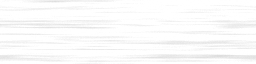
#> input picture android/app/src/main/assets/tex/brushed.png, 256 x 64 px
$ python -i theme.py   (imports and definitions only)
#> lines starting #> are read from the running program, lines starting #| are printed output that depends on the picture
#> further down, picture is the input picture: PIL image 256x64 RGBA; mean R, G, B, A 129.4, 129.4, 129.4, 10.4
# -*- coding: utf-8 -*-
"""
为每张图计算「日历主题」：
  - 画面最空的区域（日历摆放位置）
  - 主色、点缀色、文字深浅
  - 日历风格：minimal 极简 / glass 玻璃 / magazine 杂志 / band 色带 / paper 宣纸
按横屏 4:3（iPad 1024×768）的居中裁切来分析。
"""
import colorsys

from PIL import Image, ImageFilter, ImageStat

GRID_W, GRID_H = 128, 96

# 候选区域（屏幕比例 x0, y0, x1, y1）
REGIONS = {
    "tl": (0.03, 0.05, 0.42, 0.58),
    "tr": (0.58, 0.05, 0.97, 0.58),
    "bl": (0.03, 0.42, 0.42, 0.95),
    "br": (0.58, 0.42, 0.97, 0.95),
    "l": (0.0, 0.0, 0.40, 1.0),
    "r": (0.60, 0.0, 1.0, 1.0),
    "b": (0.0, 0.66, 1.0, 1.0),
}
CORNERS = ("tl", "tr", "bl", "br")


def _crop_43(img):
    w, h = img.size
#> w = 256; h = 64
    if w / h > 4 / 3:
        nw = int(h * 4 / 3)
#> nw = 85
        x = (w - nw) // 2
#> x = 85
        return img.crop((x, 0, x + nw, h))
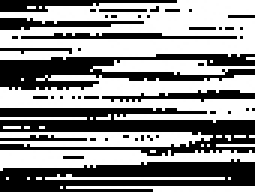
#> returned value: PIL image 85x64 RGB (shown 3 times larger); min 0, max 255, mean 142.1
    nh = int(w * 3 / 4)
    y = (h - nh) // 2
    return img.crop((0, y, w, y + nh))


def _box(r):
    x0, y0, x1, y1 = REGIONS[r]
    return (int(x0 * GRID_W), int(y0 * GRID_H), int(x1 * GRID_W), int(y1 * GRID_H))


def _hex(rgb):
    return "#%02x%02x%02x" % tuple(max(0, min(255, int(round(c)))) for c in rgb)


def _hls_to_hex(h, l, s):
    return _hex(tuple(c * 255 for c in colorsys.hls_to_rgb(h, l, s)))


def _lum(rgb):
    r, g, b = [c / 255.0 for c in rgb]
    return 0.299 * r + 0.587 * g + 0.114 * b


def analyze(img):
    """返回图像特征（未决定风格）。"""
    crop = _crop_43(img.convert("RGB")).resize((GRID_W, GRID_H), Image.LANCZOS)
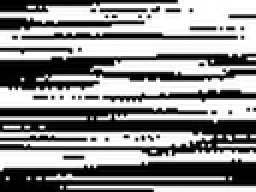
#> crop: PIL image 128x96 RGB (shown 2 times larger); min 0, max 255, mean 141.4
    gray = crop.convert("L")
    edges = gray.filter(ImageFilter.FIND_EDGES).filter(ImageFilter.BoxBlur(1))
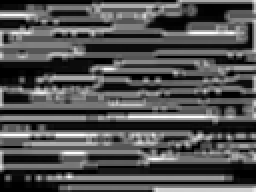
#> edges: PIL image 128x96 L (shown 2 times larger); min 0, max 255, mean 81.6
    hsv = crop.convert("HSV")
#> hsv: PIL image 128x96 HSV; mean H, S, V 0, 0, 141.4

    feats = {}
    for r in REGIONS:
        b = _box(r)
        e = ImageStat.Stat(edges.crop(b)).mean[0]
        st = ImageStat.Stat(gray.crop(b))
        feats[r] = {"edge": e, "lum": st.mean[0], "std": st.stddev[0]}
#> this loop made 7 passes
#> e on passes 1 to 7: 84.25, 77.02, 86.03, 80, 79.93, 81.31, 82.02
#> after the loop, feats = 7 items

    # 调色板
    q = crop.quantize(colors=8, method=Image.Quantize.MEDIANCUT)
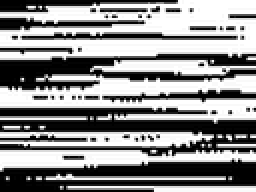
#> q: PIL image 128x96 P (shown 2 times larger); min 0, max 255, mean 140.4
    pal = q.getpalette()
#> pal = [255, 255, 255, 249, 249, 249, 218, 218, 218, 142, 142, 142, 87, 87, 87, 25, 25, 25, 4, 4, 4, 0, 0, 0]
    colors = sorted(q.getcolors(), reverse=True)
#> colors = [(3568, 0), (2517, 7), (1307, 1), (1271, 2), (1158, 5), (995, 6), (933, 3), (539, 4)]
    dominant = tuple(pal[colors[0][1] * 3: colors[0][1] * 3 + 3])
#> dominant = (255, 255, 255)
    best, best_score = None, -1
    for count, idx in colors:
        rgb = tuple(pal[idx * 3: idx * 3 + 3])
        h, l, s = colorsys.rgb_to_hls(*[c / 255.0 for c in rgb])
        score = count * (s ** 1.4) * (1 - abs(l - 0.5))
        if score > best_score:
            best_score, best = score, (h, l, s)
#> this loop made 8 passes
#> (count, idx, rgb, l, best_score, best) on pass 1: (3568, 0, (255, 255, 255), 1, 0, (0, 1, 0))
#> (count, idx, rgb, l) on passes 2 to 7: (2517, 7, (0, 0, 0), 0), (1307, 1, (249, 249, 249), 0.976), (1271, 2, (218, 218, 218), 0.855), (1158, 5, (25, 25, 25), 0.098), (995, 6, (4, 4, 4), 0.0157), (933, 3, (142, 142, 142), 0.557)
#> after the loop, best_score = 0
    sat = ImageStat.Stat(hsv.split()[1]).mean[0] / 255.0
#> sat = 0
    return {"regions": feats, "dominant": dominant, "vivid": best, "sat": sat, "light": analyze_light(crop)}


def analyze_light(crop):
    """
    画面里的「光」：光源位置、强弱、高光颜色、阴影颜色。
    日历卡片的投影方向、边缘高光、阴影着色都按它来，让卡片像真的放在这张照片的光线里。
      lx, ly  光源在画面中的位置（0-1，取模糊后最亮的那一处：太阳、月亮、天光）
      k       光的方向性（0 几乎是漫射光，1 是一盏很亮的灯）
      hl      高光颜色（最亮的那部分画面的颜色，向白色靠拢）
      sh      阴影颜色（最暗的那部分画面的颜色，压深）
    """
    small = crop.resize((64, 48), Image.LANCZOS)
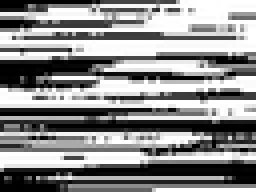
#> small: PIL image 64x48 RGB (shown 4 times larger); min 0, max 255, mean 140.9
    blur = small.filter(ImageFilter.GaussianBlur(3)).convert("L")
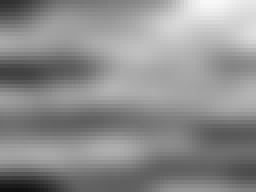
#> blur: PIL image 64x48 L (shown 4 times larger); min 17, max 248, mean 140.7
    w, h = blur.size
#> w = 64; h = 48
    data = list(blur.getdata())
#> data = 3072 values, max 248 at index 52, min 17 at index 3008, mean 140.7
    peak = max(data)
#> peak = 248
    pi = data.index(peak)
#> pi = 52
    lx, ly = (pi % w + 0.5) / w, (pi // w + 0.5) / h
#> lx = 0.82; ly = 0.0104
    # 峰值附近有一片差不多亮的区域时，取它们的重心，避免光源落在某个孤立的亮点上
    near = [(i, v) for i, v in enumerate(data) if v >= peak - 6]
#> near = [(50, 246), (51, 247), (52, 248), (53, 248), (54, 247), (55, 245), (56, 242), (114, 243), (115, 244), (116, 245), (117, 245), (118, 243), (119, 242)]
    tw = sum(v - peak + 7 for _, v in near)
#> tw = 52
    lx = sum(((i % w + 0.5) / w) * (v - peak + 7) for i, v in near) / tw
#> lx = 0.827
    ly = sum(((i // w + 0.5) / h) * (v - peak + 7) for i, v in near) / tw
#> ly = 0.0168
    mean = sum(data) / len(data)
#> mean = 140.7
    k = max(0.12, min(1.0, (peak - mean) / 120.0))
#> k = 0.894

    px = list(small.getdata())
#> px = 3072 items, first 6: (1, 1, 1), (1, 1, 1), (1, 1, 1), (1, 1, 1), (1, 1, 1), (1, 1, 1)
    lum = [0.299 * r + 0.587 * g + 0.114 * b for r, g, b in px]
#> lum = 3072 values, max 255 at index 45, min 0 at index 6, mean 140.9
    order = sorted(range(len(px)), key=lambda i: lum[i])
#> order = 3072 values, max 3071 at index 3071, min 0 at index 321, mean 1535.5
    n = len(order)
#> n = 3072

    def avg(ids):
        return tuple(sum(px[i][c] for i in ids) / max(1, len(ids)) for c in range(3))

    bright = avg(order[int(n * 0.96):])
#> bright = (255, 255, 255)
    dark = avg(order[:int(n * 0.28)])
#> dark = (14.05, 14.05, 14.05)
    m = max(bright) or 1.0
#> m = 255
    hl = tuple(min(255, c * 255.0 / m) for c in bright)          # 亮度拉满，只保留色相
#> hl = (255, 255, 255)
    hl = tuple(c * 0.62 + 255 * 0.38 for c in hl)                # 向白色靠拢
    dm = max(dark)
#> dm = 14.05
    sh = tuple(c * (46.0 / dm if dm > 46 else 1.0) * 0.8 for c in dark)   # 压到很深，但留着一点色
#> sh = (11.24, 11.24, 11.24)
    return {"x": lx, "y": ly, "k": k, "hl": _hex(hl), "sh": _hex(sh)}


# [96 lines left out: functions _accent, _band_color, _paper_color, assign, _quiet_map, not called in this run]


def _wall_color(dominant):
    h, l, s = colorsys.rgb_to_hls(*[c / 255.0 for c in dominant])
    return _hls_to_hex(h, 0.3, min(s, 0.3))


# [29 lines left out: function _theme_for, not called in this run]

>>> from PIL import Image
>>> picture = Image.open('../android/app/src/main/assets/tex/brushed.png')
>>> result = analyze(picture)
#> result = 5 items

$ run again, on android/app/src/main/assets/tex/grain.png
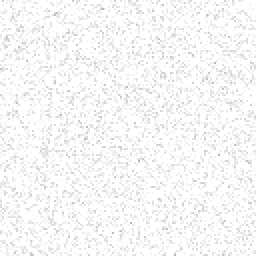
#> input picture android/app/src/main/assets/tex/grain.png, 128 x 128 px (shown 2 times larger)
#> picture is the input picture: PIL image 128x128 RGBA; mean R, G, B, A 128.1, 128.1, 128.1, 16.3
#> in _crop_43, `return img.crop((0, y, w, y + nh))`:
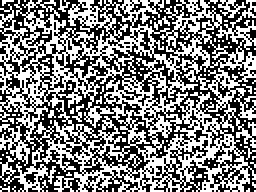
#> returned value: PIL image 128x96 RGB (shown 2 times larger); 50% white in thin lines or dots
#> gray: PIL image 128x96 L; 50% white in thin lines or dots
#> hsv: PIL image 128x96 HSV; mean H, S, V 0, 0, 127.4
#> the loop in analyze, `for r in REGIONS:` made 7 passes
#> e on passes 1 to 7: 129.5, 123.9, 124.7, 131.5, 125.3, 127.5, 126.8
#> after the loop in analyze, `for r in REGIONS:`: feats = 7 items
#> pal = [255, 255, 255, 0, 0, 0]
#> colors = [(6150, 1), (6138, 0)]
#> dominant = (0, 0, 0)
#> the loop in analyze, `for count, idx in colors:` made 2 passes
#> (count, idx, h, l, s, score, best_score) on pass 1: (6150, 1, 0, 0, 0, 0, 0)
#> after the loop in analyze, `for count, idx in colors:`: best_score = 0
#> in analyze_light, `blur = small.filter(ImageFilter.GaussianBlur(3)).convert("L")`:
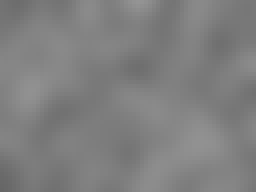
#> blur: PIL image 64x48 L (shown 4 times larger); min 102, max 148, mean 127.2
#> data = 3072 values, max 148 at index 34, min 102 at index 3008, mean 127.2
#> peak = 148
#> pi = 34
#> in analyze_light, `lx, ly = (pi % w + 0.5) / w, (pi // w + 0.5) / h`: lx = 0.539; ly = 0.0104
#> near = 78 pairs, first value 32 to 2482, second value 142 to 148
#> tw = 194
#> in analyze_light, `lx = sum(((i % w + 0.5) / w) * (v - peak + 7) for i, v in near) / tw`: lx = 0.555
#> in analyze_light, `ly = sum(((i // w + 0.5) / h) * (v - peak + 7) for i, v in near) / tw`: ly = 0.55
#> mean = 127.2
#> k = 0.173
#> px = 3072 items, first 6: (145, 145, 145), (204, 204, 204), (123, 123, 123), (69, 69, 69), (102, 102, 102), (54, 54, 54)
#> lum = 3072 values, max 255 at index 213, min 0 at index 43, mean 127.2
#> order = 3072 values, max 3071 at index 245, min 0 at index 1871, mean 1535.5
#> n = 3072
#> bright = (244, 244, 244)
#> dark = (55.18, 55.18, 55.18)
#> m = 244
#> hl = (255, 255, 255)
#> dm = 55.18
#> sh = (36.8, 36.8, 36.8)
#> result = 5 items

$ run again, on android/app/src/main/assets/tex/paper.png
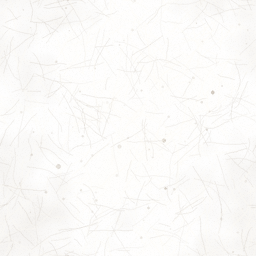
#> input picture android/app/src/main/assets/tex/paper.png, 256 x 256 px
#> picture is the input picture: PIL image 256x256 RGBA; mean R, G, B, A 210.3, 200.6, 185.6, 35.5
#> hsv: PIL image 128x96 HSV; mean H, S, V 26.9, 33.2, 213.5
#> the loop in analyze, `for r in REGIONS:` made 7 passes
#> e on passes 1 to 7: 68.66, 45.31, 72.61, 68.32, 77.56, 64.74, 76.19
#> after the loop in analyze, `for r in REGIONS:`: feats = 7 items
#> in analyze, `q = crop.quantize(colors=8, method=Image.Quantize.MEDIANCUT)`:
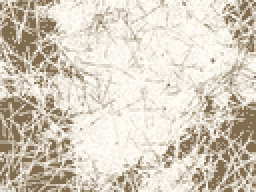
#> q: PIL image 128x96 P (shown 2 times larger); mean R, G, B 214.2, 205.4, 190.9
#> pal = [253, 251, 243, 249, 245, 236, 243, 239, 229, 235, 229, 218, 222, 214, 200, 201, 190, 174, 170, 155, 133, 130, 108, 80]
#> colors = [(1718, 0), (1649, 1), (1577, 4), (1544, 5), (1498, 7), (1477, 2), (1422, 3), (1403, 6)]
#> dominant = (253, 251, 243)
#> the loop in analyze, `for count, idx in colors:` made 8 passes
#> (count, idx, rgb, h, l, s, score, best_score) on pass 1: (1718, 0, (253, 251, 243), 0.133, 0.973, 0.714, 565.8, 565.8)
#> after the loop in analyze, `for count, idx in colors:`: best_score = 565.8
#> sat = 0.13
#> in analyze_light, `blur = small.filter(ImageFilter.GaussianBlur(3)).convert("L")`:
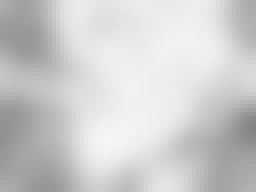
#> blur: PIL image 64x48 L (shown 4 times larger); min 130, max 245, mean 205.5
#> data = 3072 values, max 245 at index 2139, min 130 at index 2047, mean 205.5
#> peak = 245
#> pi = 2139
#> in analyze_light, `lx, ly = (pi % w + 0.5) / w, (pi // w + 0.5) / h`: lx = 0.43; ly = 0.698
#> near = 387 pairs, first value 302 to 2461, second value 239 to 245
#> tw = 968
#> in analyze_light, `lx = sum(((i % w + 0.5) / w) * (v - peak + 7) for i, v in near) / tw`: lx = 0.549
#> in analyze_light, `ly = sum(((i // w + 0.5) / h) * (v - peak + 7) for i, v in near) / tw`: ly = 0.515
#> mean = 205.5
#> k = 0.329
#> px = 3072 items, first 6: (203, 193, 176), (204, 193, 176), (221, 213, 200), (192, 179, 161), (151, 132, 108), (131, 109, 80)
#> lum = 3072 values, max 255 at index 1997, min 81.01 at index 2755, mean 205.5
#> order = 3072 values, max 3071 at index 1094, min 0 at index 1024, mean 1535.5
#> n = 3072
#> bright = (253.5, 250.9, 242.9)
#> dark = (162.8, 145.9, 123.3)
#> m = 253.5
#> in analyze_light, `hl = tuple(min(255, c * 255.0 / m) for c in bright)`: hl = (255, 252.4, 244.3)
#> in analyze_light, `hl = tuple(c * 0.62 + 255 * 0.38 for c in hl)`: hl = (255, 253.4, 248.4)
#> dm = 162.8
#> sh = (36.8, 32.97, 27.87)
#> result = 5 items

$ run again, on android/app/src/main/assets/tex/plaster.png
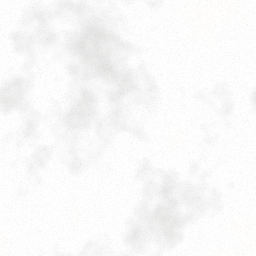
#> input picture android/app/src/main/assets/tex/plaster.png, 256 x 256 px
#> picture is the input picture: PIL image 256x256 RGBA; mean R, G, B, A 133.6, 128.1, 121.3, 10.5
#> hsv: PIL image 128x96 HSV; mean H, S, V 22.2, 34.4, 126.7
#> the loop in analyze, `for r in REGIONS:` made 7 passes
#> e on passes 1 to 7: 53.56, 68.16, 64.79, 66.15, 62.9, 69.85, 69.45
#> after the loop in analyze, `for r in REGIONS:`: feats = 7 items
#> in analyze, `q = crop.quantize(colors=8, method=Image.Quantize.MEDIANCUT)`:
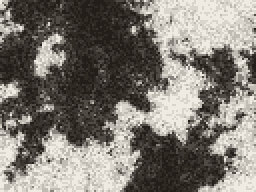
#> q: PIL image 128x96 P (shown 2 times larger); mean R, G, B 126.7, 121.1, 114.8
#> pal = [240, 235, 226, 218, 213, 204, 192, 187, 179, 136, 131, 124, 81, 75, 70, 60, 54, 50, 48, 42, 37, 36, 30, 26]
#> colors = [(1705, 1), (1703, 6), (1667, 4), (1612, 5), (1577, 2), (1547, 0), (1398, 7), (1079, 3)]
#> dominant = (218, 213, 204)
#> the loop in analyze, `for count, idx in colors:` made 8 passes
#> (count, idx, rgb, h, l, s, score, best_score) on passes 1, 6: (1705, 1, (218, 213, 204), 0.107, 0.827, 0.159, 87.45, 87.45), (1547, 0, (240, 235, 226), 0.107, 0.914, 0.318, 182.5, 182.5)
#> after the loop in analyze, `for count, idx in colors:`: best_score = 182.5
#> sat = 0.135
#> in analyze_light, `blur = small.filter(ImageFilter.GaussianBlur(3)).convert("L")`:
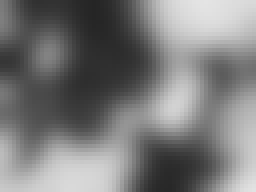
#> blur: PIL image 64x48 L (shown 4 times larger); min 37, max 228, mean 122.3
#> data = 3072 values, max 228 at index 51, min 37 at index 23, mean 122.3
#> peak = 228
#> pi = 51
#> in analyze_light, `lx, ly = (pi % w + 0.5) / w, (pi // w + 0.5) / h`: lx = 0.805; ly = 0.0104
#> near = 51 pairs, first value 46 to 3071, second value 222 to 228
#> tw = 166
#> in analyze_light, `lx = sum(((i % w + 0.5) / w) * (v - peak + 7) for i, v in near) / tw`: lx = 0.822
#> in analyze_light, `ly = sum(((i // w + 0.5) / h) * (v - peak + 7) for i, v in near) / tw`: ly = 0.113
#> mean = 122.3
#> k = 0.88
#> px = 3072 items, first 6: (210, 205, 196), (171, 165, 158), (78, 72, 66), (48, 42, 37), (50, 44, 40), (58, 52, 47)
#> lum = 3072 values, max 243.2 at index 50, min 21.04 at index 2933, mean 122.2
#> order = 3072 values, max 3071 at index 2976, min 0 at index 2364, mean 1535.5
#> n = 3072
#> bright = (239.4, 235, 225.6)
#> dark = (47.32, 41.4, 36.97)
#> m = 239.4
#> in analyze_light, `hl = tuple(min(255, c * 255.0 / m) for c in bright)`: hl = (255, 250.3, 240.3)
#> in analyze_light, `hl = tuple(c * 0.62 + 255 * 0.38 for c in hl)`: hl = (255, 252.1, 245.9)
#> dm = 47.32
#> sh = (36.8, 32.2, 28.75)
#> result = 5 items
